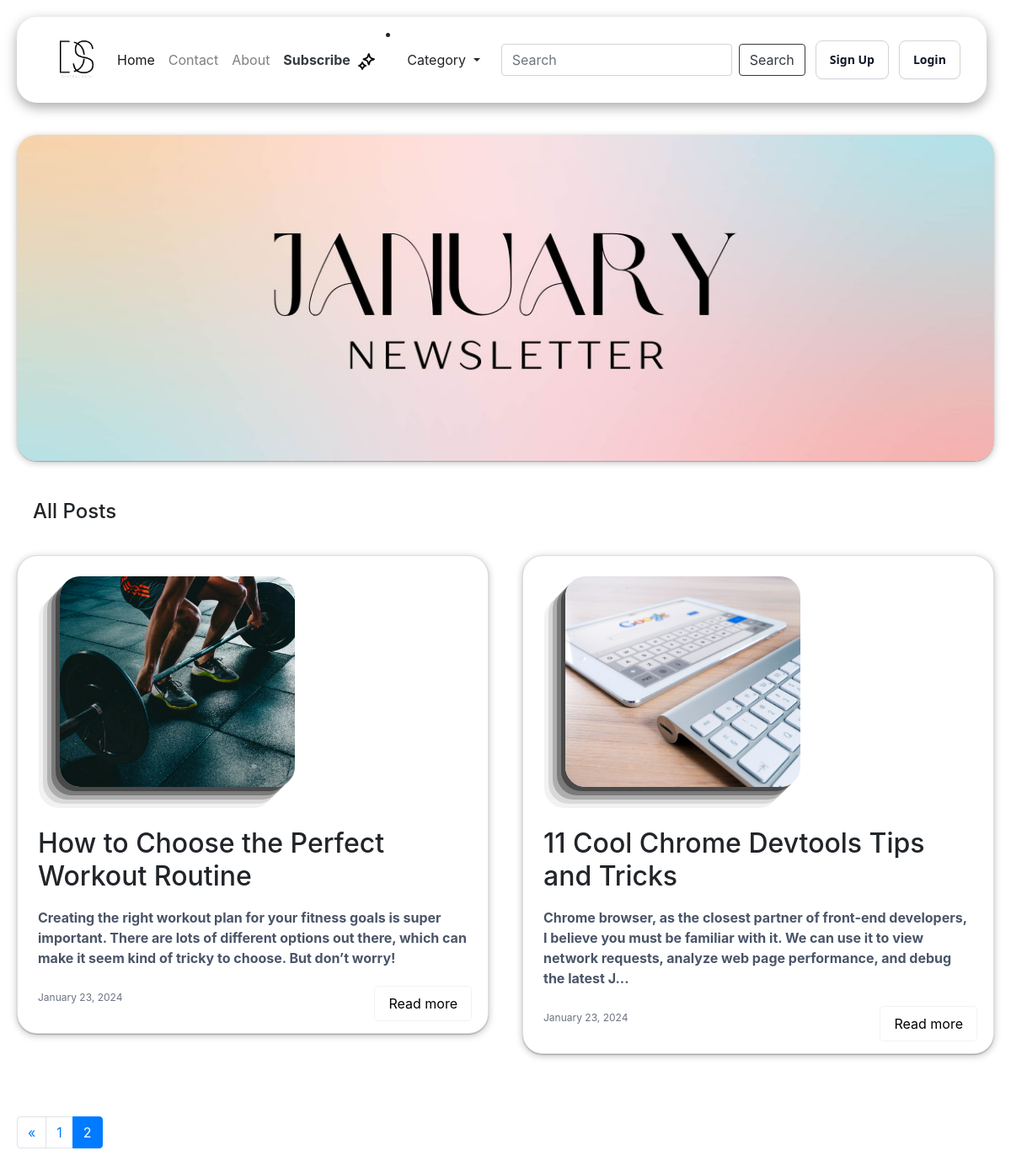
/home/, run on the app's committed database.
### members/models.py (models this page shows, shortened)
class Blog(models.Model):
  id  = models.AutoField(primary_key=True)
  cardTitle = models.CharField(max_length=50)
  cardDescription = models.CharField(max_length=200)
  lastUpdated = models.DateTimeField(auto_now_add=True)
  cardImage = models.ImageField(upload_to='images')
  content = RichTextField(blank=True)
  blog_cat = models.ForeignKey(Category, on_delete=models.CASCADE)
  published_at = models.DateTimeField(auto_now_add=True, null=True)
  views = models.BigIntegerField(default=0)
  likesCount = models.BigIntegerField(default=0)

### members/views.py (the view)
# urls.py: path('home/',views.members, name='members'),
def members(request):
  blogs = Blog.objects.order_by('-published_at')
  categories = Category.objects.all()
  pageNumber = request.GET.get("page")
  if pageNumber is None:
    pageNumber = 2
  paginatedBlogs = Paginator(blogs, 2)
  pagedBlogs = paginatedBlogs.page(pageNumber)
  return render(request,"cards.html", {'blogs': pagedBlogs,'categories': categories})

### members/templates/cards.html (shortened to what this page needs)
{%extends "_base.html"%}
{% block content %}
{% include 'carousel.html' %}
<div class="container mt-3 ml-1">
  <h4>All Posts</h4>
</div>
{% for blog in blogs %}
<div class="card">
  <img class="img"
    src="/members/{{ blog.cardImage.url }}"
    alt="{{ blog.cardTitle }}"
  />
  <div class="card-content">
    <h2>{{blog.cardTitle}}</h2>
    <p class="card-description">
      {{blog.cardDescription}}
    </p>
    <small>{{ blog.published_at|date:"F d, Y" }}</small>
  </div>
  <a href="{% url 'details' blog.id %}" class="read  rounded " style="position: absolute; bottom: 15px; right: 20px;">Read more</a>
</div>
{% endfor %}
<nav aria-label="Page navigation">
      <ul class="pagination justify-content-center mt-4">
          {% if blogs.has_previous %}
              <li class="page-item">
                  <a class="page-link" href="?page={{ blogs.previous_page_number }}" aria-label="Previous">
                      <span aria-hidden="true">&laquo;</span>
                  </a>
              </li>
          {% endif %}
          {% for num in blogs.paginator.page_range %}
              <li class="page-item {% if num == blogs.number %}active{% endif %}">
                  <a class="page-link" href="?page={{ num }}">{{ num }}</a>
              </li>
          {% endfor %}
      </ul>
  </nav>
  {% endblock content%}

### members/templates/_base.html (shortened to what this page needs)
<!DOCTYPE html>
<html lang="en">
  <head>
    <link
      rel="stylesheet"
      href="https://cdn.jsdelivr.net/npm/bootstrap@5.3.0/dist/css/bootstrap.min.css"
    />
    <link
      href="https://maxcdn.bootstrapcdn.com/bootstrap/4.0.0/css/bootstrap.min.css"
      rel="stylesheet"
    />
  </head>
  <body class="main-body">
     {% block content %}  {% endblock content%} {% include 'navigation.html' %}
  </body>
</html>

### members/templates/carousel.html (shortened to what this page needs)
{% load static %}
<div id="carouselExampleSlidesOnly" class="carousel slide" data-ride="carousel">
    <div class="carousel-inner">
      <div class="carousel-item active">
        <img class="d-block w-100" style="border-radius: 15px" src="/members/images/blog.jpg" alt="First slide">
      </div>
    </div>
  </div>

### members/templates/navigation.html (shortened to what this page needs)
<div
  class="container-fluid d-flex align-items-center justify-content-end ml-auto z-3"
>
  <nav class="navbar navbar-expand-lg navbar-light">
    {% load static %}
    <img src="/members/images/8.png" alt="logo" class="logo" />
    <div class="collapse navbar-collapse" id="navbarText">
      <ul class="navbar-nav mr-auto">
        <li class="nav-item active">
          <a class="nav-link" href=""
            >Home <span class="sr-only">(current)</span></a
          >
        </li>
        <li class="nav-item">
          <a class="nav-link" href="/home/contact/">Contact</a>
        </li>
        <li class="nav-item">
          <a class="nav-link" href="/home/about/">About</a>
        </li>
        <li class="sub">
          <a class="nav-link text-dark" href="/home/subscribe/"
            >Subscribe
            <img
              class="star-image"
              src="/members/images/stars-01.256x256.png"
              alt="stars-01"
          /></a>
        </li>
      </ul>
      <li>
        <div class="container mb-4">
          <div class="row">
            <div>
              <div class="dropdown">
                <button
                  class="btn dropdown-toggle"
                  type="button"
                  id="categoryDropdown"
                  data-toggle="dropdown"
                  aria-haspopup="true"
                  aria-expanded="false"
                >
                  Category
                </button>
              </div>
            </div>
          </div>
        </div>
      </li>
      <form class="form-inline my-2 my-lg-0" method="post" action="{% url 'search' %}">
        <input class="form-control mr-sm-2" type="search" placeholder="Search" aria-label="Search" name="prod_search">
        <button class="btn btn-outline-dark my-2 my-sm-0" type="submit">Search</button>
      </form>
      {% if user.is_authenticated %}
      <form action="{% url 'login' %}" method="get">
        {% csrf_token %}
        <button class="logout">Logout</button>
      </form>
      {% else %}
      <form action="{% url 'signup' %}" method="get">
        <button class="logout">Sign Up</button>
      </form>
      <form action="{% url 'login' %}" method="get">
        <button class="logout">Login</button>
      </form>
      {% endif %}
    </div>
  </nav>
</div>

### members/templates/_base.html (style rules this page uses)
body { display: flex; flex-wrap: wrap; gap: 30px; align-items: center; justify-content: space-between; align-items: flex-start; padding: 20px; max-width: 1200px; margin: 0 auto; }
.card { display: flex; flex-direction: column; border-radius: 24px; background-color: #ffffff; box-shadow: rgba(0, 0, 0, 0.25) 0px 0.0625em 0.0625em, rgba(0, 0, 0, 0.25) 0px 0.125em 0.5em, rgba(255, 255, 255, 0.1) 0px 0px 0px 1px inset; flex: 0 0 calc(50% - 20px); margin-bottom: 20px; }
.card img { box-shadow: rgba(0, 0, 0, 0.4) -5px 5px, rgba(0, 0, 0, 0.3) -10px 10px, rgba(0, 0, 0, 0.2) -15px 15px, rgba(0, 0, 0, 0.1) -20px 20px, rgba(0, 0, 0, 0.05) -25px 25px; height: 250px; width: 50%; margin-left: 50px; margin-top: 24px; margin-bottom: 24px; border-radius: 24px 24px 24px 24px; object-fit: cover ; }
.card-content { flex: 1; justify-content: start; padding: 1.5rem; }
.card p { margin-bottom: 1rem; font-size: 1rem; color: #4a5568; }
.card small { font-size: 0.75rem; color: #6b7280; }
.card-description { font-weight: bold; padding-top: 10px; padding-bottom: 5px; }
.read { color: black; border-radius: 5px; padding: 0.5rem 1rem; box-shadow: rgba(0, 0, 0, 0.05) 0px 0px 0px 1px; }
.main-body { background-color: white; }

### members/templates/carousel.html (style rules this page uses)
.carousel-inner { margin-top: 140px; box-shadow: rgba(0, 0, 0, 0.25) 0px 0.0625em 0.0625em, rgba(0, 0, 0, 0.25) 0px 0.125em 0.5em, rgba(255, 255, 255, 0.1) 0px 0px 0px 1px inset; border-radius: 24px; }

### members/templates/navigation.html (style rules this page uses)
.logo { height: 80px; width: 80px; }
.sub { background: rgb(255, 255, 255); border-color: rgb(0, 0, 0); width: 130px; font-weight: bold; }
.star-image { height: 20px; width: 20px; margin-left: 5px; }
.container-fluid { background-color: rgb(255, 255, 255); border-radius: 24px; position: absolute; width: fit-content; box-shadow: rgba(0, 0, 0, 0.35) 0px 5px 15px; }
.logout { margin-left: 12px; background-color: #ffffff; border: 1px solid rgb(209, 213, 219); border-radius: 0.5rem; box-sizing: border-box; color: #111827; font-family: "Inter var", ui-sans-serif, system-ui, -apple-system, system-ui, "Segoe UI", Roboto, "Helvetica Neue", Arial, "Noto Sans", sans-serif, "Apple Color Emoji", "Segoe UI Emoji", "Segoe UI Symbol", "Noto Color Emoji"; font-size: 0.875rem; font-weight: 600; line-height: 1.25rem; padding: 0.75rem 1rem; text-align: center; text-decoration: none #d1d5db solid; text-decoration-thickness: auto; box-shadow: 0 1px 2px 0 rgba(0, 0, 0, 0.05); cursor: pointer; user-select: none; -webkit-user-select: none; touch-action: manipulation; }
.dropdown-toggle { background-color: transparent; }

### data on the page
Blog: cardImage (picture), cardTitle "How to Choose the Perfect Workout Routine", cardDescription "Creating the right workout plan for your fitness goals is super important. There are lots of different options out there, which can make it seem kind of tricky to choose. But don’t worry!", published_at "January 23, 2024"
Blog: cardImage (picture), cardTitle "11 Cool Chrome Devtools Tips and Tricks", cardDescription "Chrome browser, as the closest partner of front-end developers, I believe you must be familiar with it. We can use it to view network requests, analyze web page performance, and debug the latest J...", published_at "January 23, 2024"

### other printed values
{{ num }} "1" "2"
